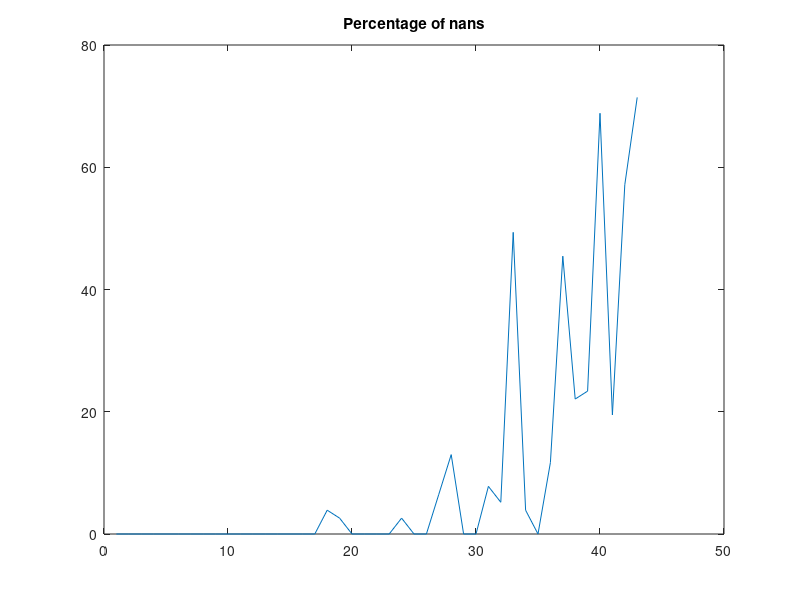

Write MATLAB code to recreate this figure. (Note: this script raises an error after producing the figure.)
%% Load PAM50 data and PAM50 grouping

load data_PAM50_77patients
load PAM50_groups

%% Check number of missing data per column

nrows = size(M_PAM,1);
plot(sum(isnan(M_PAM),1)/nrows*100)
title('Percentage of nans')

%% Remove features with large amount of missing values
% Using 10% and 20% as threshold for maximum percentage missing per protein
% Input: M_PAM

M_PAM_10 = M_PAM(:,sum(isnan(M_PAM),1)/nrows*100<10);
M_PAM_20 = M_PAM(:,sum(isnan(M_PAM),1)/nrows*100<20); 

%% Impute missing values using k-Nearest Neighbors
% Using k=5 and k=8
% Default distance measure: Euclidean
% Input: M_PAM_10 and M_PAM_20 from previous section

M_PAM_10_KNN5 = knnimpute(M_PAM_10',5)';
M_PAM_10_KNN8 = knnimpute(M_PAM_10',8)';
M_PAM_20_KNN5 = knnimpute(M_PAM_20',5)';
M_PAM_20_KNN8 = knnimpute(M_PAM_20',8)';

%% Mean Centering
% Input: M_PAM_10_KNN5; M_PAM_10_KNN8; M_PAM_20_KNN5; M_PAM_20_KNN8 from previous section



%% Hierarchical Clustering

Y = pdist(mc_M_PAM_10_KNN8,'cosine');
Z = linkage(Y,'weighted'); 
[H, T] = dendrogram(Z,0,'Colorthreshold',0.98);
C = cluster(Z,'maxclust',4);
Table_HC = crosstab(C,PAM_groups)
adjrand(C,PAM_groups)

%% K-means Clustering

[IDX, C, SUMD, D] = kmeans(M_PAM_20_KNN8, 5, 'Distance', 'sqeuclidean', 'Replicates',20)
[IDX PAM_groups]
Table = crosstab(IDX,PAM_groups)
[AR,RI]=RandIndex(IDX,PAM_groups)

%% Fuzzy Clustering



%% T-test


